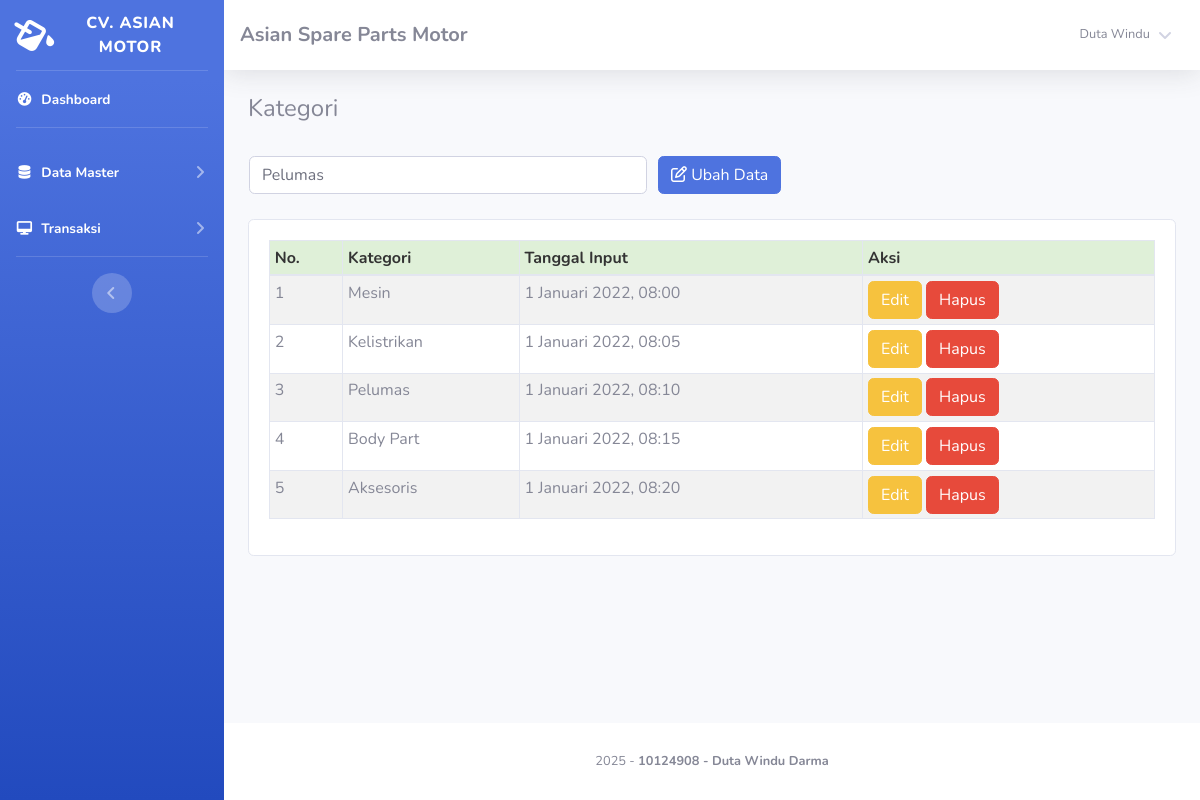
Screenshot of /index.php?page=kategori&uid=3 (signed in) with the database file from the repository.
### tables this page shows
CREATE TABLE `member` (
  `id_member` int(11) NOT NULL,
  `nm_member` varchar(255) NOT NULL,
  `alamat_member` text NOT NULL,
  `telepon` varchar(255) NOT NULL,
  `email` varchar(255) NOT NULL,
  `NIK` text NOT NULL
);

CREATE TABLE `kategori` (
  `id_kategori` int(11) NOT NULL,
  `nama_kategori` varchar(255) NOT NULL,
  `tgl_input` varchar(255) NOT NULL
);

### function/view.php (called while the page is built, shortened)
<?php
class view
{
    protected $db;
    public function __construct($db)
    {
        $this->db = $db;
    }
    public function member_edit($id)
    {
        $sql = "select member.*, login.*
                from member inner join login on member.id_member = login.id_member
                where member.id_member= ?";
        $row = $this-> db -> prepare($sql);
        $row -> execute(array($id));
        $hasil = $row -> fetch();
        return $hasil;
    }
    public function kategori()
    {
        $sql = "select*from kategori";
        $row = $this-> db -> prepare($sql);
        $row -> execute();
        $hasil = $row -> fetchAll();
        return $hasil;
    }
}

### view/kategori/index.php (the view, shortened to what this page needs)
<h4>Kategori</h4>
<br />
<?php
	if(!empty($_GET['uid'])){
	$sql = "SELECT * FROM kategori WHERE id_kategori = ?";
	$row = $conn->prepare($sql);
	$row->execute(array($_GET['uid']));
	$edit = $row->fetch();
?>
<form method="POST" action="function/edit.php?kategori=edit">
    <table>
        <tr>
            <td style="width:25pc;"><input type="text" class="form-control" value="<?= $edit['nama_kategori'];?>"
                    required name="kategori" placeholder="Masukan Kategori Barang Baru">
            </td>
            <td style="padding-left:10px;"><button id="tombol-simpan" class="btn btn-primary"><i class="fa fa-edit"></i>
                    Ubah Data</button></td>
        </tr>
    </table>
</form>
<?php }?>
<br />
<div class="card card-body">
    <div class="table-responsive">
        <table class="table table-bordered table-striped table-sm" id="example1">
            <thead>
                <tr style="background:#DFF0D8;color:#333;">
                    <th>No.</th>
                    <th>Kategori</th>
                    <th>Tanggal Input</th>
                    <th>Aksi</th>
                </tr>
            </thead>
            <tbody>
                <?php
				$hasil = $lihat -> kategori();
				$no=1;
				foreach($hasil as $isi){
			?>
                <tr>
                    <td><?php echo $no;?></td>
                    <td><?php echo $isi['nama_kategori'];?></td>
                    <td><?php echo $isi['tgl_input'];?></td>
                    <td>
                        <a href="index.php?page=kategori&uid=<?php echo $isi['id_kategori'];?>"><button
                                class="btn btn-warning">Edit</button></a>
                        <a href="function/delete.php?kategori=hapus&id=<?php echo $isi['id_kategori'];?>"
                            onclick="javascript:return confirm('Hapus Data Kategori ?');"><button
                                class="btn btn-danger">Hapus</button></a>
                    </td>
                </tr>
                <?php $no++; }?>
            </tbody>
        </table>
    </div>
</div>

### view/sidebar.php (shortened to what this page needs)
<?php
    $id = $_SESSION['admin']['id_member'];
    $hasil_profil = $lihat -> member_edit($id);
?>
<ul class="navbar-nav bg-gradient-primary sidebar sidebar-dark accordion" id="accordionSidebar">
    <a class="sidebar-brand d-flex align-items-center justify-content-center" href="index.php">
        <div class="sidebar-brand-icon rotate-n-15">
            <i class="fas fa-fill-drip"></i>
        </div>
        <div class="sidebar-brand-text mx-3">CV. Asian Motor<sup></sup></div>
    </a>
    <hr class="sidebar-divider my-0">
    <li class="nav-item active">
        <a class="nav-link" href="index.php">
            <i class="fas fa-fw fa-tachometer-alt"></i>
            <span>Dashboard</span></a>
    </li>
    <hr class="sidebar-divider">
    <li class="nav-item active">
        <a class="nav-link collapsed" href="#" data-toggle="collapse" data-target="#collapseTwo" aria-expanded="true"
            aria-controls="collapseTwo">
            <i class="fas fa-fw fa-database"></i>
            <span>Data Master</span>
        </a>
    </li>
     <li class="nav-item active">
        <a class="nav-link collapsed" href="#" data-toggle="collapse" data-target="#collapse3" aria-expanded="true"
            aria-controls="collapse3">
            <i class="fas fa-fw fa-desktop"></i>
            <span>Transaksi</span>
        </a>
    </li>
    <hr class="sidebar-divider d-none d-md-block">
    <div class="text-center d-none d-md-inline">
        <button class="rounded-circle border-0" id="sidebarToggle"></button>
    </div>
</ul>
<div id="content-wrapper" class="d-flex flex-column">
    <div id="content">
        <nav class="navbar navbar-expand navbar-light bg-white topbar mb-4 static-top shadow">
            <h5 class="d-lg-block d-none mt-2"><b>Asian Spare Parts Motor</b></h5>
            <ul class="navbar-nav ml-auto">
                <li class="nav-item dropdown no-arrow">
                    <a class="nav-link dropdown-toggle" href="#" id="userDropdown" role="button" data-toggle="dropdown"
                        aria-haspopup="true" aria-expanded="false">
                        <span
                            class="mr-2 d-none d-lg-inline text-gray-600 small ml-2"><?php echo $hasil_profil['nm_member'];?></span>
                        <i class="fas fa-angle-down"></i>
                    </a>
                </li>
            </ul>
        </nav>
        <div class="container-fluid">

### rows the page displays
kategori: kategori "Pelumas", nama_kategori "Pelumas", tgl_input "1 Januari 2022, 08:10"
kategori: nama_kategori "Mesin", tgl_input "1 Januari 2022, 08:00"
kategori: nama_kategori "Kelistrikan", tgl_input "1 Januari 2022, 08:05"
kategori: nama_kategori "Body Part", tgl_input "1 Januari 2022, 08:15"
kategori: nama_kategori "Aksesoris", tgl_input "1 Januari 2022, 08:20"

### other values shown
$hasil_profil['nm_member'] "Duta Windu"
